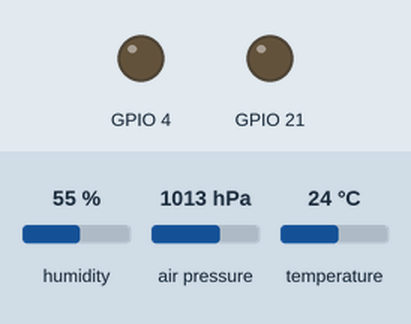
Recording of a program running on a simulated ESP32. Parts: output pins drawn as LEDs (lit = HIGH). The inputs (shaded band) are chosen by the test bench; at power-on: air pressure 1013 hPa, humidity 55 %, temperature 24 °C. What the program prints to the serial monitor is not drawn.

Above: at 0.1 s.
At 1.2 s:
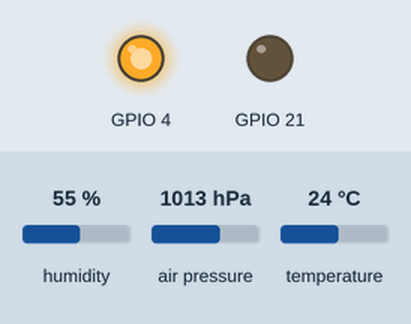
1.3 s: air pressure set to 952 hPa
At 2.4 s:
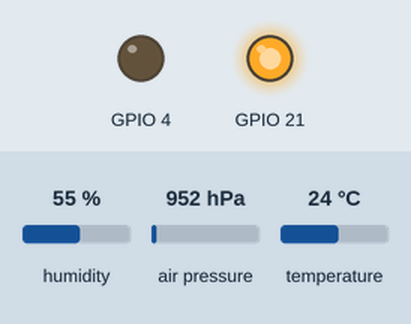
Timing chart, 0 to 15.1 s (numbered marks = the images above; inputs shaded):
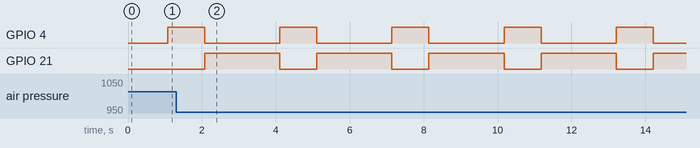

Measured:
- by itself, GPIO 4: alternates HIGH for 1.0 s and LOW for 2.0 s
- by itself, GPIO 21: alternates HIGH for 2.0 s and LOW for 1.0 s

The program:

main.cpp
```cpp
// (licence header left out)
#include <Wire.h>
#include <Adafruit_Sensor.h>
#include <Adafruit_BME280.h>

#include <SPI.h>
#define BME_SCK 18
#define BME_MISO 19
#define BME_MOSI 23
#define BME_CS 5
#define SEALEVELPRESSURE_HPA (1013.25)

//Adafruit_BME280 bme; // I2C
Adafruit_BME280 bme(BME_CS); // hardware SPI
//Adafruit_BME280 bme(BME_CS, BME_MOSI, BME_MISO, BME_SCK); // software SPI

unsigned long delayTime;

void setup() {
  Serial.begin(9600);
  Serial.println(F("BME280 test"));

  bool status;

  // default settings
  // (you can also pass in a Wire library object like &Wire2)
  status = bme.begin();
  if (!status) {
    Serial.println("Could not find a valid BME280 sensor, check wiring!");
    while (1);
  }

  Serial.println("-- Default Test --");
  delayTime = 1000;

  Serial.println();
  pinMode(4, OUTPUT);
  pinMode(21, OUTPUT);

}


void loop() {
  Serial.print("Temperature = ");
  Serial.print(bme.readTemperature());
  Serial.println(" *C");

  // Convert temperature to Fahrenheit
  /*Serial.print("Temperature = ");
  Serial.print(1.8 * bme.readTemperature() + 32);
  Serial.println(" *F");*/

  Serial.print("Pressure = ");
  Serial.print(bme.readPressure() / 100.0F);
  Serial.println(" hPa");

  Serial.print("Approx. Altitude = ");
  Serial.print(bme.readAltitude(SEALEVELPRESSURE_HPA));
  Serial.println(" m");

  Serial.print("Humidity = ");
  Serial.print(bme.readHumidity());
  Serial.println(" %");

  Serial.println();
  delay(delayTime);
  digitalWrite (4, HIGH);
  digitalWrite (21, LOW);
  delay (delayTime);
  digitalWrite (4, LOW);
  digitalWrite (21, HIGH);
  delay (delayTime);
}
```
